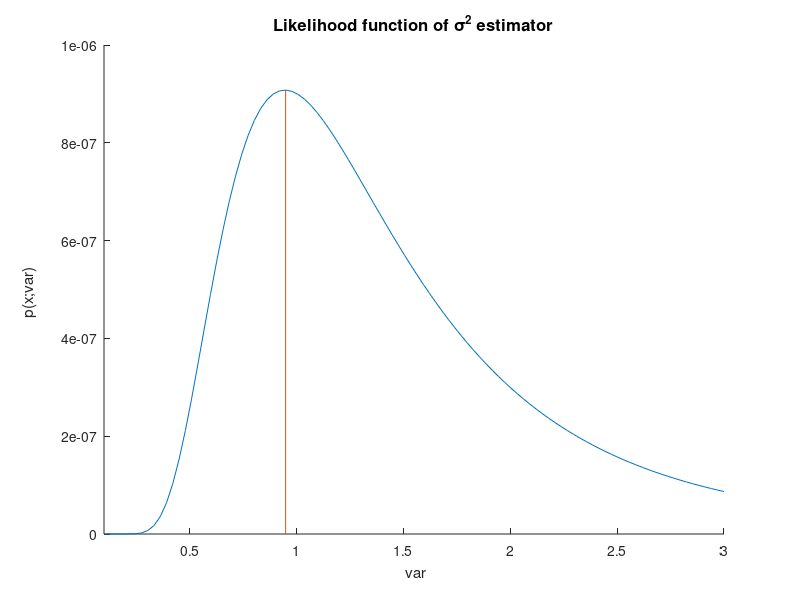
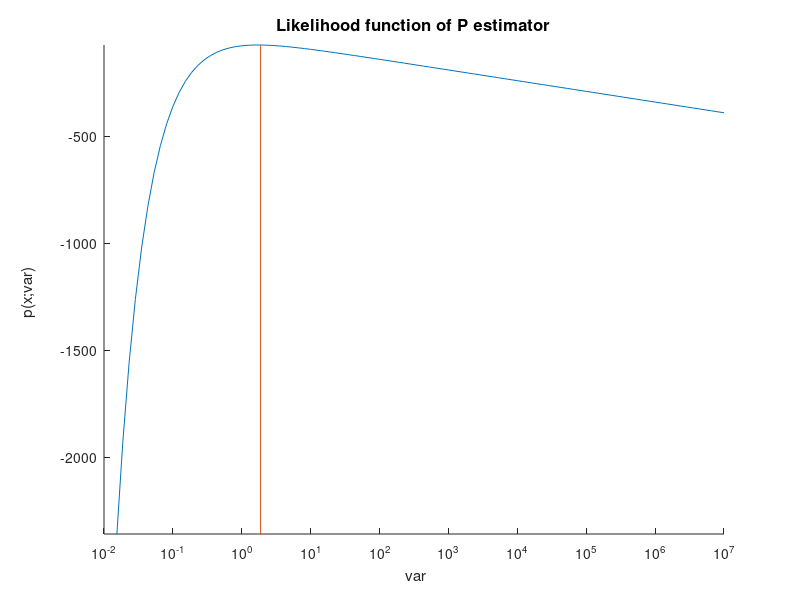

MATLAB code for these plots, in order:
clear;
close all;
clf reset;
pkg load communications

% given parameters
N = 10;
var_x = 1;
n_runs = 1;

% to increase resolution
n_dots = 1e2;

%%%%%%%%%%%%%%%%%%%%%%%%%%%%%%%%%%%%%%%%%%%%%%%%%%%%%%%%%%%%%%%%%%%%%%%%%%%%%%%

% range of variance where the grid-search is performed on
var_range = linspace(0.1, 3*var_x, n_dots);

% helping variable
p_sigma = zeros(n_runs, length(var_range));

figure(1);
hold on

for j = 1:n_runs

  %x = wgn(1,N,var_x,'linear');
  x = sqrt(var_x)*randn(1,N);

  for i = 1:n_dots
    p_sigma(j,i) = (1 / (2 * pi * var_range(i)).^(N/2)) * e.^(-(1/(2*var_range(i))) * sum((x-mean(x)).^2));
  end

  i_max = find(p_sigma(j,:) == max(p_sigma(j,:)));
  plot(var_range, p_sigma(j,:));
  plot([var_range(i_max) var_range(i_max)],[min(p_sigma(j,:)((isfinite(p_sigma(j,:))))) max(p_sigma(j,:))]);

end

hold off
xlim([min(var_range) max(var_range)]);
%ylim([min(p_sigma(j,:)((isfinite(p_sigma(j,:))))) max(max(p_sigma))]);
desc = 'Likelihood function of \sigma^2 estimator';
title(desc,'FontSize', 12);
xlabel ("\n var");
ylabel ("p(x;var) \n\n\n");

%%%%%%%%%%%%%%%%%%%%%%%%%%%%%%%%%%%%%%%%%%%%%%%%%%%%%%%%%%%%%%%%%%%%%%%%%%%%%%%

% range of variance where the grid-search is performed on
var_range = logspace(-2, 7, n_dots);

% helping variable
p_power = zeros(n_runs, length(var_range));

figure(2);
hold on

for j = 1:n_runs

  %x = wgn(1,N,var_x,'linear');
  x = sqrt(var_x)*randn(1,N);

  for i = 1:n_dots
      p_power(j,i) = 10 * log10((1. / (2 * pi * var_range(i)).^(N/2)) * e.^(-(1/(2*var_range(i))) * sum((x-mean(x)).^2)));
  end

  i_max = find(p_power(j,:) == max(p_power(j,:)));
  plot(var_range, p_power(j,:));
  plot([var_range(i_max) var_range(i_max)],[min(p_power(j,:)((isfinite(p_power(j,:))))) max(p_power(j,:))]);

end

hold off
set(gca, 'XScale', 'log');
xlim([min(var_range) max(var_range)]);
ylim([0.8*min(p_power((isfinite(p_power)))) max(max(p_power))]);
desc = 'Likelihood function of P estimator';
title(desc,'FontSize', 12);
xlabel ("\n var");
ylabel ("p(x;var) \n\n\n");

%%%%%%%%%%%%%%%%%%%%%%%%%%%%%%%%%%%%%%%%%%%%%%%%%%%%%%%%%%%%%%%%%%%%%%%%%%%%%%%
